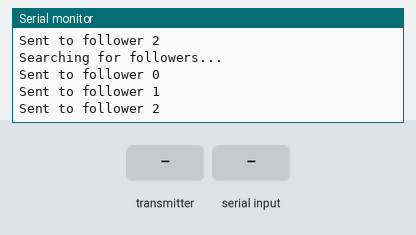
This program was run on a simulated ESP32. On the bench: the last lines printed to the serial monitor. Inputs (shaded band) come from the test bench.

Above: at 2.4 s.
2.5 s: the transmitter starts sending text = 0
At 2.86 s:
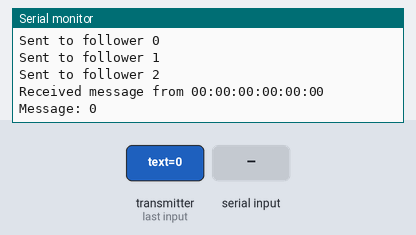
4.0 s: "Game Start\n" received over Serial
At 4.49 s:
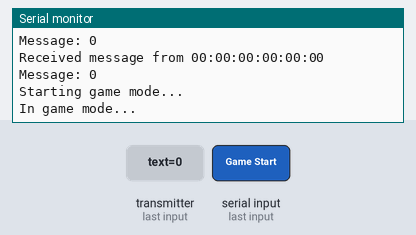
Timing chart, 0 to 7.0 s (numbered marks = the images above; inputs shaded):
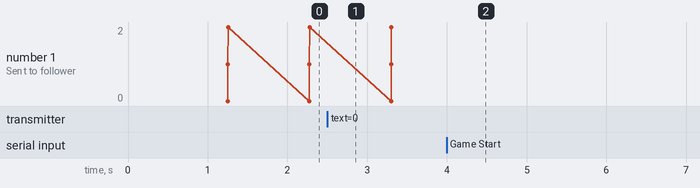

The program:

main.cpp
```cpp
#include <WiFi.h>
#include <esp_now.h>

enum DeviceState {
  CONNECTING,
  SEARCHING,
  IN_GAME,
};

DeviceState deviceState = CONNECTING;

// MAC address of the master CC:7B:5C:F6:58:14

// TODO replace with MAC addresses of your followers
uint8_t followerMACs[][6] = {
  {0xCC, 0x7B, 0x5C, 0xFC, 0xC0, 0x38},
  {0x28, 0x56, 0x2F, 0x4A, 0x74, 0xFC},
  {0xEC, 0xE3, 0x34, 0x1A, 0x33, 0x84},
};

const int numFollowers = sizeof(followerMACs) / sizeof(followerMACs[0]);

const int version = 1;

typedef struct Message {
  char text[32];
} Message;

void OnDataRecv(const uint8_t *mac, const uint8_t *incomingData, int len) {
  char macStr[18];
  snprintf(macStr, sizeof(macStr), "%02X:%02X:%02X:%02X:%02X:%02X",
           mac[0], mac[1], mac[2], mac[3], mac[4], mac[5]);

  Serial.print("Received message from ");
  Serial.println(macStr);

  Message msg;
  memcpy(&msg, incomingData, sizeof(msg));
  Serial.print("Message: ");
  Serial.println(msg.text);
}

void setup() {
  Serial.begin(9600);
  WiFi.mode(WIFI_STA);
  WiFi.disconnect();

  if (esp_now_init() != ESP_OK) {
    Serial.println("ESP-NOW init failed!");
    return;
  }

  esp_now_register_recv_cb(OnDataRecv);

  for (int i = 0; i < numFollowers; i++) {
    esp_now_peer_info_t peerInfo = {};
    memcpy(peerInfo.peer_addr, followerMACs[i], 6);
    peerInfo.channel = 0;
    peerInfo.encrypt = false;

    if (esp_now_add_peer(&peerInfo) != ESP_OK) {
      Serial.print("Failed to add follower ");
      Serial.println(i);
    }
  }

  delay(250);

  // Wait for connection to serial (web app)
  while(!Serial) {
    delay(100);
  }
  Serial.println("MasterESP Connected " + String(version));
  delay(1000);
  deviceState = SEARCHING;
}

void loop() {
  Message msg;
  switch (deviceState) {
    case SEARCHING: {
      // Find follower ESPs
      Serial.println("Searching for followers...");
        String searchStr = "Searching for followers " + String(version);
        strncpy(msg.text, searchStr.c_str(), sizeof(msg.text) - 1);
        msg.text[sizeof(msg.text) - 1] = '\0';  // Ensure null termination

        for (int i = 0; i < numFollowers; i++) {
          esp_err_t result = esp_now_send(followerMACs[i], (uint8_t *)&msg, sizeof(msg));
          if (result == ESP_OK) {
            Serial.print("Sent to follower ");
            Serial.println(i);
          } else {
            Serial.print("Failed to send to follower ");
            Serial.println(i);
          }
        }
        delay(1000);
      }

      // Check for data from web-app
      if (Serial.available()) {
        String input = Serial.readStringUntil('\n');
        if (input == "Game Start") {
          deviceState = IN_GAME;
          Serial.println("Starting game mode...");
        } else {
          Serial.println("Unknown command: " + input);
        }
      }
      break;

    case IN_GAME:
      Serial.println("In game mode...");
      delay(5000);
      break;
  }
}
```

Measured:
- after the input at 2.5 s, the serial monitor: prints a new line after 0.05 s (image 1)
- after the input at 4.0 s, the serial monitor: prints a new line after 0.33 s (image 2)
